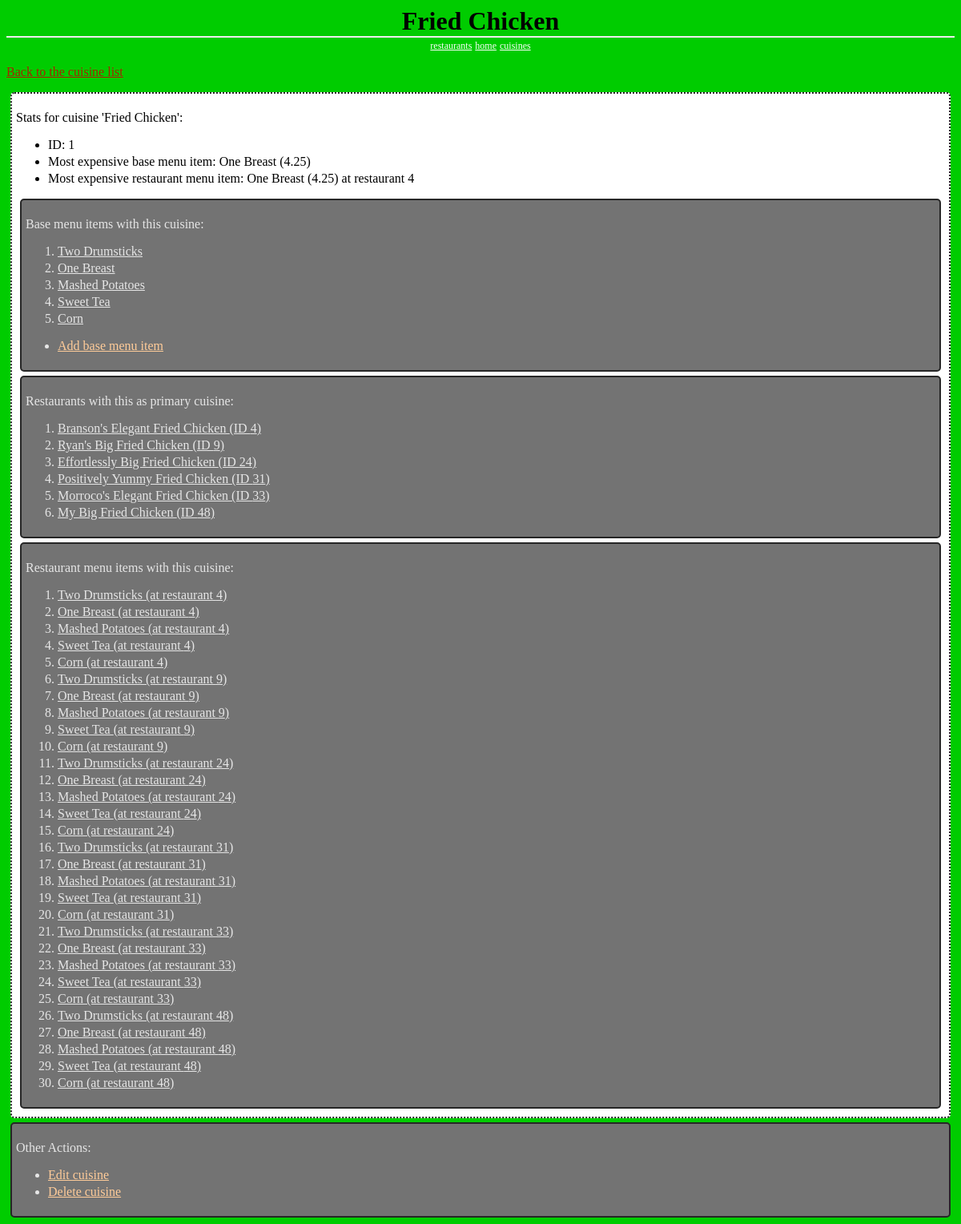
The page /cuisines/1/ on the database its author committed.
### database_setup.py (models this page shows, shortened)
class Cuisine(Base):
	__tablename__ = 'cuisine'
	id = Column(Integer, primary_key=True)
	name = Column(String(80), nullable=False, unique=True)

class BaseMenuItem(Base):
	__tablename__ = 'base_menu_item'
	name = Column(String(80), nullable=False, unique=True)
	id = Column(Integer, primary_key=True)
	description = Column(String(250), nullable=False)
	price = Column(Float, nullable=False)
	picture_id = Column(Integer, ForeignKey('picture.id'))
	cuisine_id = Column(Integer, ForeignKey('cuisine.id'))
	menuSection_id = Column(Integer, ForeignKey('menu_section.id'))
	cuisine = relationship(Cuisine)
	menuSection = relationship(MenuSection)
	picture = relationship(Picture)
	CheckConstraint('price >= 0')

class RestaurantMenuItem(Base):
	__tablename__ = 'restaurant_menu_item'
	name = Column(String(80), nullable=False)
	id = Column(Integer, primary_key=True)
	description = Column(String(250), nullable=False)
	price = Column(Float, nullable=False)
	picture_id = Column(Integer, ForeignKey('picture.id'))
	restaurant_id = Column(Integer, ForeignKey('restaurant.id'))
	baseMenuItem_id = Column(Integer, ForeignKey('base_menu_item.id'))
	menuSection_id = Column(Integer, ForeignKey('menu_section.id'))
	restaurant = relationship(Restaurant)
	baseMenuItem = relationship(BaseMenuItem)
	menuSection = relationship(MenuSection)
	picture = relationship(Picture)
	CheckConstraint('price >= 0')

class Restaurant(Base):
	__tablename__ = 'restaurant'
	id = Column(Integer, primary_key=True)
	name = Column(String(250), nullable=False)
	cuisine_id = Column(Integer, ForeignKey('cuisine.id'))
	user_id = Column(Integer, ForeignKey('user.id'))
	picture_id = Column(Integer, ForeignKey('picture.id'))
	cuisine = relationship(Cuisine)
	user = relationship(User)
	picture = relationship(Picture)

### project.py (the view)
@app.route('/cuisines/<int:cuisine_id>/')
def cuisine(cuisine_id):
        cuisine = RestaurantManager.getCuisine(cuisine_id=cuisine_id)
        restaurants = RestaurantManager.getRestaurants(cuisine_id=cuisine_id)
        baseMenuItems = RestaurantManager.\
                        getBaseMenuItems(cuisine_id=cuisine_id)
        restaurantMenuItems = RestaurantManager.\
                              getRestaurantMenuItems(cuisine_id=cuisine_id)
        if len(baseMenuItems) > 0:
            mostExpensiveBaseMenuItem = baseMenuItems[0]
            for item in baseMenuItems:
                if item.price > mostExpensiveBaseMenuItem.price:
                    mostExpensiveBaseMenuItem = item
            mostExpensiveBaseMenuItem.price = Decimal(mostExpensiveBaseMenuItem.price).quantize(Decimal('0.01'))
        else:
            mostExpensiveBaseMenuItem = RestaurantManager.getBaseMenuItem(-1)
            mostExpensiveBaseMenuItem.name = "N/A"
            mostExpensiveBaseMenuItem.price = "N/A"
        if len(restaurantMenuItems) > 0:
            mostExpensiveRestaurantMenuItem = restaurantMenuItems[0]
            for item in restaurantMenuItems:
                if item.price > mostExpensiveRestaurantMenuItem.price:
                    mostExpensiveRestaurantMenuItem = item
            mostExpensiveRestaurantMenuItem.price = Decimal(mostExpensiveRestaurantMenuItem.price).quantize(Decimal('0.01'))
        else:
            mostExpensiveRestaurantMenuItem = RestaurantManager.getBaseMenuItem(-1)
            mostExpensiveRestaurantMenuItem.name = "N/A"
            mostExpensiveRestaurantMenuItem.price = "N/A"
        return render_template("Cuisine.html",
                               cuisine=cuisine,
                               mostExpensiveBaseMenuItem=mostExpensiveBaseMenuItem,
                               mostExpensiveRestaurantMenuItem=mostExpensiveRestaurantMenuItem,
                               restaurants=restaurants,
                               baseMenuItems=baseMenuItems,
                               restaurantMenuItems=restaurantMenuItems)

### RestaurantManager.py (called while the page is built)
def getRestaurantDBSession():
    engine = create_engine('sqlite:///restaurants.db')
    Base.metadata.bind = engine
    DBSession = sessionmaker(bind=engine)
    session = DBSession()
    return session

def getRestaurants(cuisine_id=None):
    session = getRestaurantDBSession()
    if cuisine_id is not None:
        restaurants = session.query(Restaurant).\
                      filter_by(cuisine_id=cuisine_id).all()
    else:
        restaurants = session.query(Restaurant).\
                      order_by(Restaurant.id).all()
    session.close()
    return restaurants

def getBaseMenuItems(cuisine_id=None):
    session = getRestaurantDBSession()
    if cuisine_id is not None:
        baseMenuItems = session.query(BaseMenuItem).\
                        filter_by(cuisine_id=cuisine_id).all()
    else:
        baseMenuItems = session.query(BaseMenuItem).\
                        order_by(BaseMenuItem.id).all()
    session.close()
    return baseMenuItems

def getCuisine(cuisine_id=None, name=None):
    session = getRestaurantDBSession()
    if cuisine_id is not None:
        cuisine  = session.query(Cuisine).filter_by(id=cuisine_id).first()
    elif name is not None:
        cuisine = session.query(Cuisine).filter_by(name=name).first()
    session.close()
    return cuisine

### templates/Cuisine.html (shortened to what this page needs)
<html>
<head>
	<link rel=stylesheet type=text/css href="{{url_for('static',
											           filename='Cuisines.css')}}">
</head>
<body>
	<h1 class='header'>
		{{cuisine.name}}
	</h1>
	<div class='homeLinks'>
		<a href="{{url_for('restaurants')}}">restaurants</a>
		<a href="{{url_for('restaurantManagerIndex')}}">home</a>
		<a href="{{url_for('cuisines')}}">cuisines</a>
	</div>
	<p>
		<a class='backLink' href="{{url_for('cuisines')}}">
			Back to the cuisine list
		</a>
	</p>
	<div class='stats'>
		<p>Stats for cuisine '{{cuisine.name}}':</p>
		<ul>
			<li>ID: {{cuisine.id}}</li>
			<li>Most expensive base menu item: {{mostExpensiveBaseMenuItem.name}}
				({{mostExpensiveBaseMenuItem.price}})</li>
			<li>Most expensive restaurant menu item:
				{{mostExpensiveRestaurantMenuItem.name}}
				({{mostExpensiveRestaurantMenuItem.price}}) at
				restaurant {{mostExpensiveRestaurantMenuItem.restaurant_id}}</li>
		</ul>
		<div class='list'>
		<p>
			Base menu items with this cuisine:
		</p>
		<ol>
			{% for item in baseMenuItems %}
			<li>
			<a class='forwardLink' href="{{url_for('baseMenuItem',
							   cuisine_id=cuisine.id,
							   baseMenuItem_id=item.id)}}">
				{{item.name}}</a>
			</li>
			{% endfor %}
		</ol>
		<ul>
			<li><a class='actionLink' href="{{url_for('addBaseMenuItem',
							   	   cuisine_id=cuisine.id)}}">
				Add base menu item</a>
			</li>
		</ul>
		</div>
		<div class='list'>
		<p>
			Restaurants with this as primary cuisine:
		</p>
		<ol>
			{% for restaurant in restaurants %}
			<li>
			<a class='forwardLink' href="{{url_for('restaurant',
							   restaurant_id=restaurant.id)}}">
				{{restaurant.name}} (ID {{restaurant.id}})</a>
			</li>
			{% endfor %}
		</ol>
		</div>
		<div class='list'>
		<p>
			Restaurant menu items with this cuisine:
		</p>
		<ol>
			{% for item in restaurantMenuItems %}
			<li>
			<a class='forwardLink' href="{{url_for('restaurantMenuItem',
							   restaurant_id=item.restaurant_id,
							   restaurantMenuItem_id=item.id)}}">
				{{item.name}} (at restaurant {{item.restaurant_id}})</a>
			</li>
			{% endfor %}
		</ol>
		</div>
	</div>
	<div class='list'>
	<p>Other Actions:</p>
	<ul>
		<li><a class='actionLink' href="{{url_for('editCuisine',
							   cuisine_id=cuisine.id)}}">
			Edit cuisine</a>
		</li>
		<li><a class='actionLink' href="{{url_for('deleteCuisine',
							   cuisine_id=cuisine.id)}}">
			Delete cuisine</a>
		</li>
	</ul>
	</div>
</body>
</html>

### static/Cuisines.css (style rules this page uses)
body { font-family: serif; background-color: #00cc00 }
li { margin: 0 0 3px 0; }
.header { left: 50%; text-align: center; font-family: 'Georgia', serif; border-bottom: 2px solid #eee; margin: 0; }
.homeLinks { left: 50%; text-align: center; }
.list { border: 2px solid; border-radius: 5px; padding: 5px; margin: 5px; border-color: #262626; background-color: #737373; color: #e6e6e6; }
.stats { border: 2px dotted; border-radius: 5px; padding: 5px; margin: 5px; border-color: #262626; background-color: #ffffff; color: #000000; }
.backLink { color: #a52600; }
.actionLink { color: #ffcc99; }
.forwardLink { color: #e6e6e6; }
.homeLinks a { font-family: 'Georgia', serif; color: #ffffff; font-size: .75em; }

### rows shown on the page
Cuisine: name "Fried Chicken", id "1"
BaseMenuItem: name "One Breast", price "4.25"
RestaurantMenuItem: name "One Breast", price "4.25", restaurant_id "4"
BaseMenuItem: name "Two Drumsticks"
BaseMenuItem: name "Mashed Potatoes"
BaseMenuItem: name "Sweet Tea"
BaseMenuItem: name "Corn"
Restaurant: name "Branson's Elegant Fried Chicken", id "4"
Restaurant: name "Ryan's Big Fried Chicken", id "9"
Restaurant: name "Effortlessly Big Fried Chicken", id "24"
Restaurant: name "Positively Yummy Fried Chicken", id "31"
Restaurant: name "Morroco's Elegant Fried Chicken", id "33"
Restaurant: name "My Big Fried Chicken", id "48"
RestaurantMenuItem: name "Two Drumsticks", restaurant_id "4"
RestaurantMenuItem: name "Mashed Potatoes", restaurant_id "4"
RestaurantMenuItem: name "Sweet Tea", restaurant_id "4"
RestaurantMenuItem: name "Corn", restaurant_id "4"
RestaurantMenuItem: name "Two Drumsticks", restaurant_id "9"
RestaurantMenuItem: name "One Breast", restaurant_id "9"
RestaurantMenuItem: name "Mashed Potatoes", restaurant_id "9"
RestaurantMenuItem: name "Sweet Tea", restaurant_id "9"
RestaurantMenuItem: name "Corn", restaurant_id "9"
RestaurantMenuItem: name "Two Drumsticks", restaurant_id "24"
RestaurantMenuItem: name "One Breast", restaurant_id "24"
RestaurantMenuItem: name "Mashed Potatoes", restaurant_id "24"
RestaurantMenuItem: name "Sweet Tea", restaurant_id "24"
RestaurantMenuItem: name "Corn", restaurant_id "24"
RestaurantMenuItem: name "Two Drumsticks", restaurant_id "31"
RestaurantMenuItem: name "One Breast", restaurant_id "31"
RestaurantMenuItem: name "Mashed Potatoes", restaurant_id "31"
RestaurantMenuItem: name "Sweet Tea", restaurant_id "31"
RestaurantMenuItem: name "Corn", restaurant_id "31"
RestaurantMenuItem: name "Two Drumsticks", restaurant_id "33"
RestaurantMenuItem: name "One Breast", restaurant_id "33"
RestaurantMenuItem: name "Mashed Potatoes", restaurant_id "33"
RestaurantMenuItem: name "Sweet Tea", restaurant_id "33"
RestaurantMenuItem: name "Corn", restaurant_id "33"
RestaurantMenuItem: name "Two Drumsticks", restaurant_id "48"
RestaurantMenuItem: name "One Breast", restaurant_id "48"
RestaurantMenuItem: name "Mashed Potatoes", restaurant_id "48"
RestaurantMenuItem: name "Sweet Tea", restaurant_id "48"
RestaurantMenuItem: name "Corn", restaurant_id "48"
